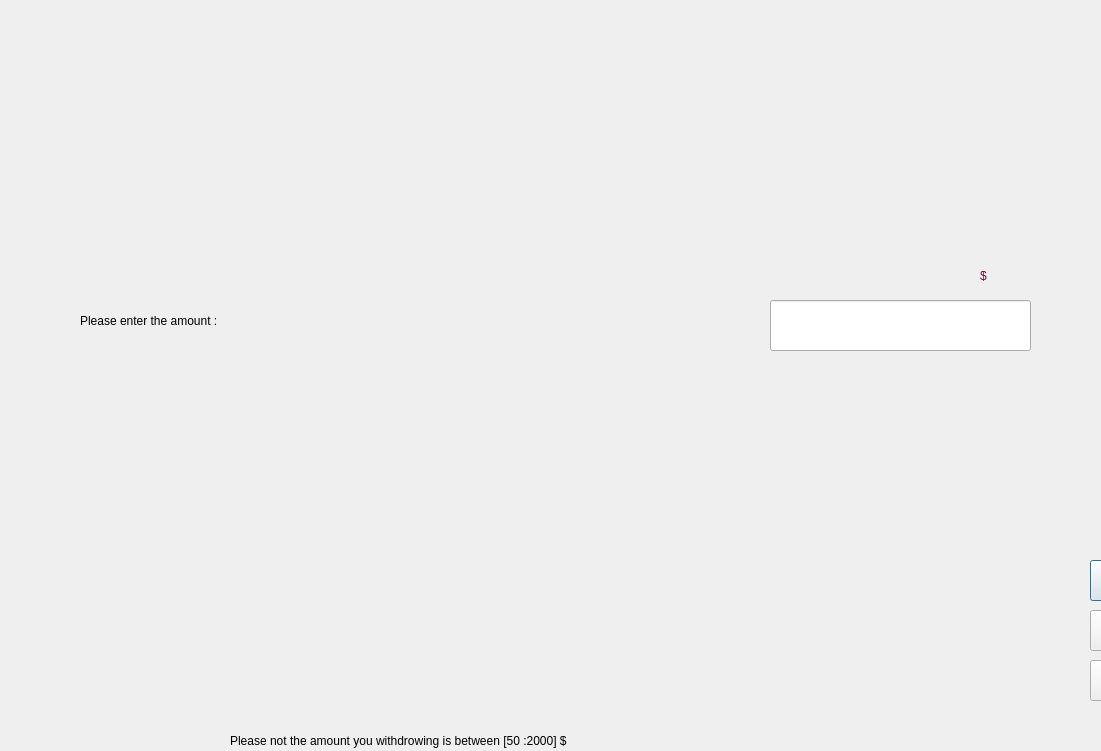
<?xml version="1.0" encoding="UTF-8"?>
<ui version="4.0">
 <class>Dipoet</class>
 <widget class="QDialog" name="Dipoet">
  <property name="geometry">
   <rect>
    <x>0</x>
    <y>0</y>
    <width>1101</width>
    <height>751</height>
   </rect>
  </property>
  <property name="windowTitle">
   <string>Dialog</string>
  </property>
  <property name="styleSheet">
   <string notr="true">border-image: url(:/new/prefix1/ATM/New folder/New folder/istockphoto-1290079940-612x612.jpg);
border-image: url(:/new/prefix1/ATM/New folder/New folder/istockphoto-610263734-612x612.jpg);</string>
  </property>
  <widget class="QLineEdit" name="Amount_1">
   <property name="geometry">
    <rect>
     <x>770</x>
     <y>300</y>
     <width>261</width>
     <height>51</height>
    </rect>
   </property>
   <property name="styleSheet">
    <string notr="true">border-image: url(:/1/ATM/ATM_data.xlsx);
font: 900 18pt &quot;Segoe UI Black&quot;;
</string>
   </property>
  </widget>
  <widget class="QLabel" name="label_2">
   <property name="geometry">
    <rect>
     <x>980</x>
     <y>250</y>
     <width>31</width>
     <height>51</height>
    </rect>
   </property>
   <property name="styleSheet">
    <string notr="true">border-image: url(:/1/ATM/ATM_data.xlsx);
font: 700 34pt &quot;Segoe UI&quot;;
color: rgb(100, 15, 55);</string>
   </property>
   <property name="text">
    <string>$</string>
   </property>
  </widget>
  <widget class="QLabel" name="label">
   <property name="geometry">
    <rect>
     <x>80</x>
     <y>270</y>
     <width>721</width>
     <height>101</height>
    </rect>
   </property>
   <property name="styleSheet">
    <string notr="true">border-image: url(:/1/ATM/ATM_data.xlsx);
font: 700 42pt &quot;Segoe UI&quot;;
color: rgb(0, 0, 0);</string>
   </property>
   <property name="text">
    <string>Please enter the amount :</string>
   </property>
  </widget>
  <widget class="QPushButton" name="pushButton">
   <property name="geometry">
    <rect>
     <x>1090</x>
     <y>560</y>
     <width>191</width>
     <height>41</height>
    </rect>
   </property>
   <property name="styleSheet">
    <string notr="true">border-image: url(:/1/ATM/ATM_data.xlsx);
font: 700 24pt &quot;Segoe UI&quot;;
color: rgb(0, 0, 0);</string>
   </property>
   <property name="text">
    <string>&lt;Go back </string>
   </property>
  </widget>
  <widget class="QPushButton" name="pushButton_3">
   <property name="geometry">
    <rect>
     <x>1090</x>
     <y>660</y>
     <width>191</width>
     <height>41</height>
    </rect>
   </property>
   <property name="styleSheet">
    <string notr="true">border-image: url(:/1/ATM/ATM_data.xlsx);
font: 700 24pt &quot;Segoe UI&quot;;
color: rgb(0, 0, 0);</string>
   </property>
   <property name="text">
    <string>Next &gt;</string>
   </property>
  </widget>
  <widget class="QLabel" name="label_3">
   <property name="geometry">
    <rect>
     <x>230</x>
     <y>710</y>
     <width>841</width>
     <height>61</height>
    </rect>
   </property>
   <property name="styleSheet">
    <string notr="true">border-image: url(:/1/ATM/ATM_data.xlsx);
font: 700 20pt &quot;Segoe UI&quot;;
color: rgb(0, 0, 0);</string>
   </property>
   <property name="text">
    <string>Please not the amount you withdrowing is between [50 :2000] $</string>
   </property>
  </widget>
  <widget class="QPushButton" name="pushButton_2">
   <property name="geometry">
    <rect>
     <x>1090</x>
     <y>610</y>
     <width>191</width>
     <height>41</height>
    </rect>
   </property>
   <property name="styleSheet">
    <string notr="true">border-image: url(:/1/ATM/ATM_data.xlsx);
font: 700 24pt &quot;Segoe UI&quot;;
color: rgb(0, 0, 0);</string>
   </property>
   <property name="text">
    <string>Cancel </string>
   </property>
  </widget>
 </widget>
 <resources/>
 <connections/>
</ui>
